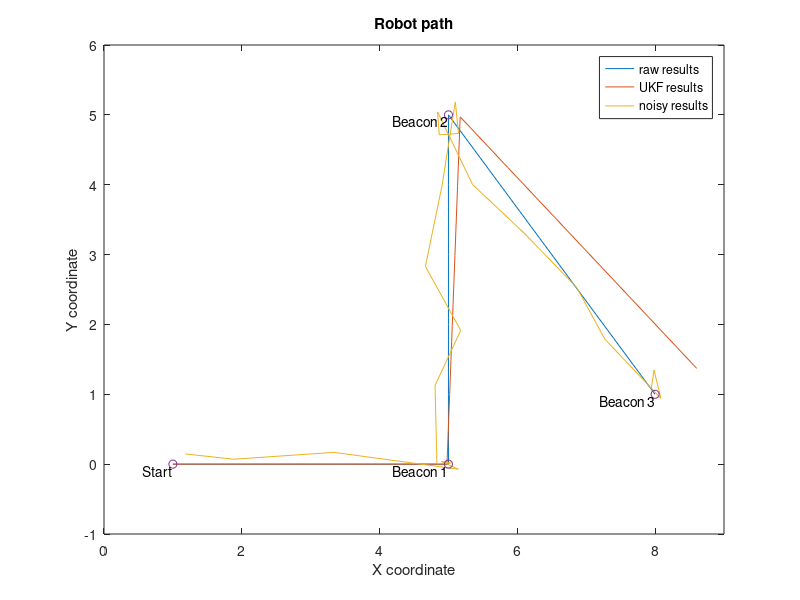
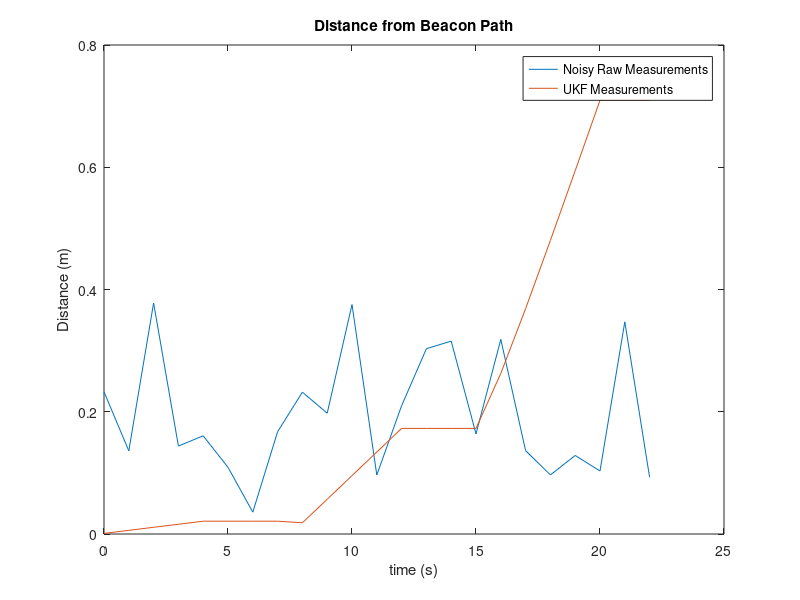

Recreate these plots in MATLAB, in order.
% Here will be a simulation for the Unscented Kalman Filter
clear all

%% System Simulation Assignment
b = .2; % Axle width (distance from left wheel to right wheel)
piv1 = .05 * pi / 3;
piv2 = -1 * (piv1 + piv1 * .927/1.57);
vl = [1 1 1 1 1 -piv1 -piv1 -piv1 1 1 1 1 1 -piv2 -piv2 -piv2 1 1 1 1 1 0 0]; % Measured velocities of left wheel
vr = [1 1 1 1 1  piv1  piv1  piv1 1 1 1 1 1  piv2  piv2  piv2 1 1 1 1 1 0 0]; % Measured velocities of right wheel
t = 0:1:22; % Time vector
% Summary of desired path:
% Start at origin
%  Arrive at beacon one (5,0) at k = 5
%  Pivot towards beacon two (5,5) for 3 seconds
%  Arrive at beacon two at k = 13
%  Pivot towards beacon three (8,1) for 3 seconds 
%  Arrive at beacon three at k = 21



L = 23; % Number of samples in vl, vr
mu = 0; % Mean for noise in x and y measurements
sigma_xy = .15; % Covariance (or standard deviation?)
sigma_xyDot = .05;
sigma_phiDot = .01;
sigma_phi = .05; % Covariance for angle noise
x_noise = sigma_xy * randn(L,1); % add mu for non-zero mean
y_noise = sigma_xy * randn(L,1);
phi_noise = sigma_phi * randn(L,1);

xDot_noise = sigma_xyDot * randn(L,1);
yDot_noise = sigma_xyDot * randn(L,1);
phiDot_noise = sigma_phiDot * rand(L,1);



% Left disturbances
dist_l = zeros(23, 1);
dist_l(5:6) = .2;

% Right disturbances
dist_r = zeros(23,1);
dist_r(17:20) = .15;

% Initial Parameters
Q = diag([sigma_xyDot sigma_xyDot sigma_phiDot]); % Covariance matrix for plant noise (?)
% R = diag([sigma_xy sigma_xy sigma_phi]); % Covariance matrix for measurement noise (?)
R = eye(6,6);
P0 = eye(3,3)./500; % Covariance of initial state (0 since known exactly)
x0 = [0;0;0]; % Initial coordinates

Pk_plus = P0;
xk_plus = x0;


p1 = [5; 0]; % beacon 1 location
p2 = [5; 5]; % beacon 2 location
p3 = [8; 1]; % beacon 3 location
p_robot = zeros(23,2);

n = 3; % State Dimensions
m = 6; % Measurement Dimensions

e = eye(3,3);

avg = (1/(2*n)) * ones(2*n,1);

x_samples = zeros(n,2*n); %Sample distribution matrix
x_sim = zeros(n,2*n);   %This will store the simulated values x_sim = f(x_samples,u)
y_sim = zeros(m,2*n);   %This will store the simulated values y_sim = g(x_estimation_samples,u)

xDot=0;
yDot=0;
phiDot=0;

xpos_noisy = zeros(1,23);
xpos = xpos_noisy;
ypos_noisy = zeros(1,23);
ypos = ypos_noisy;
phiPos = zeros(1,23);

estimate = zeros(3,23);

xlast = 0;
ylast = 0;
phiLast = 0;

for i = 0:L-1
    
%     Generate "actual" measurement
xDot = cos(phiLast)*vr(i+1)/2 + cos(phiLast)*vl(i+1)/2;
xlast = xDot + xlast ;
xpos(i+1) = xlast;
xpos_noisy(i+1) = xlast+ x_noise(i+1);

yDot = sin(phiLast)*vr(i+1)/2 + sin(phiLast)*vl(i+1)/2;
ylast = yDot + ylast;
ypos(i+1) = ylast ;
ypos_noisy(i+1) = ylast + y_noise(i+1);

phiDot = vr(i+1)/b - vl(i+1)/b;
phiLast = phiDot + phiLast ;
phiPos(i+1) = phiLast+ phi_noise(i+1);

% yk = [xpos_noisy(i+1);ypos_noisy(i+1);phiPos(i+1)];

yk = [              sqrt( (p1(1)-xpos_noisy(i+1))^2 + (p1(2)-ypos_noisy(i+1))^2);
                    atan2( p1(2)-ypos_noisy(i+1), p1(1) - xpos_noisy(i+1));
                    sqrt( (p2(1)-xpos_noisy(i+1))^2 + (p2(2)-ypos_noisy(i+1))^2) ;
                    atan2( p2(2)-ypos_noisy(i+1), p2(1) - xpos_noisy(i+1));
                    sqrt( (p3(1)-xpos_noisy(i+1))^2 + (p3(2)-ypos_noisy(i+1))^2);
                    atan2( p3(2)-ypos_noisy(i+1), p3(1) - xpos_noisy(i+1))];



    
% TIME UPDATE

%     Get standard deviation matrix
M = chol(Pk_plus);
%     Simulate 2n points through state transition
for j = 1:2*n
%     Generate samples
    if(j<=n)
        x_samples(:,j) = xk_plus + sqrt(n)*M*e(:,j);
    else
        x_samples(:,j) = xk_plus - sqrt(n)*M*e(:,j-n);
    end
%     Evaluate Simulated values
    x_sim(:,j) = xk_plus + [cos(x_samples(3,j))*vr(i+1)/2 + cos(x_samples(3,j))*vl(i+1)/2;
                            sin(x_samples(3,j))*vr(i+1)/2 + sin(x_samples(3,j))*vl(i+1)/2;
                            vr(i+1)/b - vl(i+1)/b];
end

% Take average mean as predicted mean
x_kplus1_minus = x_sim*avg;

for j = 1:2*n
    P_kplus1_minus = zeros(3,3);

% Take average covariance as predicted covariance
    P_kplus1_minus = P_kplus1_minus + (1/(2*n)) * (x_sim(:,j)-x_kplus1_minus) * (x_sim(:,j)-x_kplus1_minus)';
end
P_kplus1_minus = P_kplus1_minus + Q;


% MEASUREMENT UPDATE

xk_minus = x_kplus1_minus;
Pk_minus = P_kplus1_minus;

%     Simulate 2n points through measurement
for j = 1:2*n
%     Generate samples
    if(j<=n)
        x_samples(:,j) = xk_minus + sqrt(n)*M*e(:,j);
    else
        x_samples(:,j) = xk_minus - sqrt(n)*M*e(:,j-n);
    end
%     Evaluate Simulated output values (This is where Beacon measurements
%     go)
%     y_sim(:,j) = x_samples(:,j);        %Just pass location
    
    y_sim(:,j) = [  sqrt( (p1(1)-x_samples(1,j))^2 + (p1(2)-x_samples(2,j))^2);
                    atan2( p1(2)-x_samples(2,j), p1(1) - x_samples(1,j));
                    sqrt( (p2(1)-x_samples(1,j))^2 + (p2(2)-x_samples(2,j))^2) ;
                    atan2( p2(2)-x_samples(2,j), p2(1) - x_samples(1,j));
                    sqrt( (p3(1)-x_samples(1,j))^2 + (p3(2)-x_samples(2,j))^2);
                    atan2( p3(2)-x_samples(2,j), p3(1) - x_samples(1,j))];
end
    y_est = y_sim * avg;
    
for j = 1:2*n
    P_xy = zeros(n,m);
    P_y = zeros(m,m);

% Take average covariance as predicted covariance
    P_xy = P_xy + (1/(2*n)) * (x_samples(:,j)-xk_minus) * (y_sim(:,j)-y_est)';
    P_y = P_y + (1/(2*n)) * (y_sim(:,j)-y_est) * (y_sim(:,j)-y_est)';
end
P_y = P_y + R;

% Calculate Kalman Gain
K = P_xy /(P_y);

xk_plus = xk_minus + K*(yk - y_est);
Pk_plus = Pk_minus - K*P_xy';


 estimate(:,i+1) = xk_plus;
%     Distance with noisy simulated measurements
    d_1 = norm([xpos_noisy(i+1);ypos_noisy(i+1)]-p1); % Distance to beacon 1
    d_2 = norm([xpos_noisy(i+1);ypos_noisy(i+1)]-p2); % Distance to beacon 2
    d_3 = norm([xpos_noisy(i+1);ypos_noisy(i+1)]-p3); % Distance to beacon 3
    simError(i+1, :) = [d_1, d_2, d_3];
    
    
%     Distance with EKF estimations
    estd_1 = norm([xk_plus(1);xk_plus(2)]-p1); % Distance to beacon 1
    estd_2 = norm([xk_plus(1);xk_plus(2)]-p2); % Distance to beacon 2
    estd_3 = norm([xk_plus(1);xk_plus(2)]-p3); % Distance to beacon 3
    estError(i+1, :) = [estd_1 estd_2 estd_3];
    
    
    
%     Distance from path
    d = norm([xpos_noisy(i+1);ypos_noisy(i+1)]-[xpos(i+1);ypos(i+1)]); % Distance to beacon path
    estd = norm([xk_plus(1);xk_plus(2)]-[xpos(i+1);ypos(i+1)]); % Distance to beacon path
    distance(i+1) = d;
    estDistance(i+1) = estd;
    
    
%     Triangulation
% alpha = atan(1/3);
% gamma = acos( (estd_1^2 +10 - estd_2^2) / (2* estd_1 * sqrt(10)));
% 
% x_robot = p1(1) + estd_1*cos(gamma+alpha);
% y_robot = p1(2) + estd_1*sin(gamma+alpha);
% 
% p_robot(i+1, :) = [x_robot y_robot];

end
% Create error vectors for beacons of interest. i.e. Only the distance to
% the next beacon
% Times the robot reaches beacon: 5 13 21

% simDistance = [simError(1:5,1);
%                 simError(6:13,2);
%                 simError(14:23,3)];
% estDistance = [estError(1:5,1);
%                 estError(6:13,2);
%                 estError(14:23,3)];



beacons = [ 1 0;
            5 0;
            5 5;
            8 1];
figure(1)
plot(xpos,ypos);
hold on
plot(estimate(1,:),estimate(2,:));

plot(xpos_noisy, ypos_noisy)
plot(beacons(:,1),beacons(:,2), 'o')
title("Robot path")
xlabel('X coordinate')
xlim([0 9])
ylabel('Y coordinate')
legend('raw results', 'UKF results', 'noisy results')
labels = {'Start','Beacon 1', 'Beacon 2', 'Beacon 3'};
text(beacons(:,1),beacons(:,2),labels,'VerticalAlignment','top','HorizontalAlignment','right')

figure(2)
plot(t,distance)
hold on
plot(t,estDistance)
title("Distance from Beacon Path")
xlabel('time (s)')
ylabel('Distance (m)')
legend('Noisy Raw Measurements', 'UKF Measurements')
